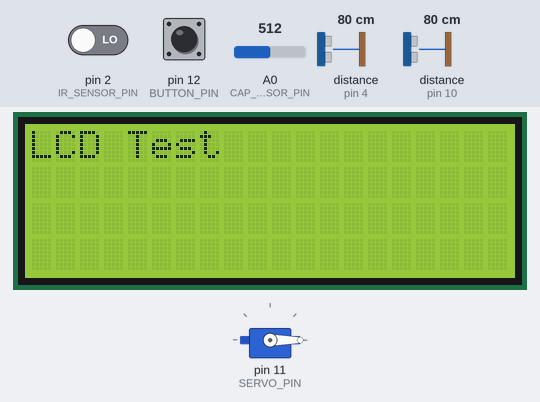
Recording of a sketch running on a simulated Arduino Uno, built with avr-gcc and run on an emulated ATmega328P. Shown: 20×4 character LCD, servo. The test bench sets the inputs (shaded band); at power-on: pin 12 (BUTTON_PIN) HIGH, pin 2 (IR_SENSOR_PIN) LOW, distance to the obstacle (sensors on pin 4, pin 10) 80 cm, A0 (CAP_SENSOR_PIN) = 512. The echo pulse lasts 58.3 µs per cm; the modem accepts every AT command (registered, SIM ready, sends succeed) and sends nothing else; what the sketch prints to the serial monitor is not drawn.

Above: at 0.6 s.
At 13.8 s:
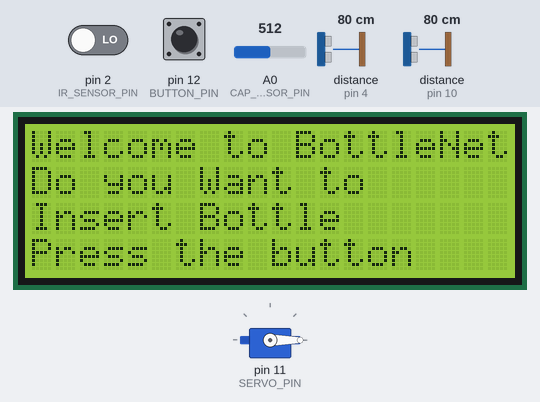
13.9 s: pin 12 (BUTTON_PIN) pulled LOW for 0.15 s
At 16.3 s:
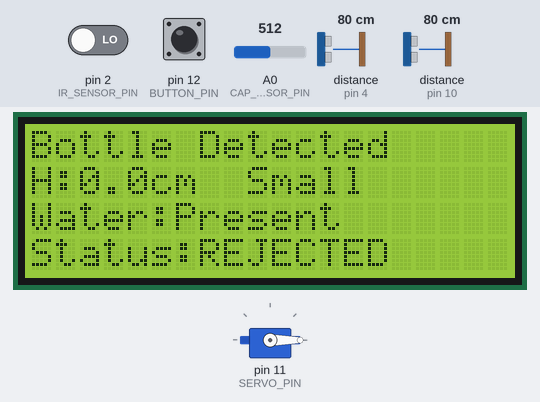
16.6 s: pin 2 (IR_SENSOR_PIN) driven HIGH
At 19.4 s:
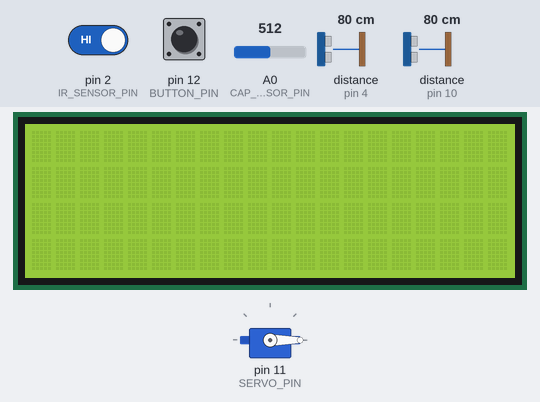
19.6 s: distance to the obstacle (sensor on pin 4) set to 12 cm
21.1 s: distance to the obstacle (sensor on pin 4) set to 9 cm
At 22.2 s:
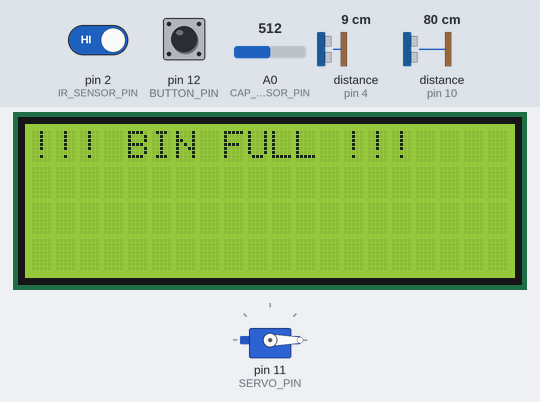
22.6 s: pin 2 (IR_SENSOR_PIN) driven LOW
25.6 s: A0 (CAP_SENSOR_PIN) set to 490
At 31.3 s:
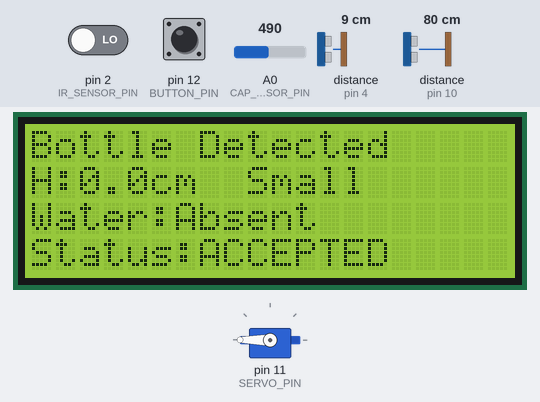
Timing chart, 0 to 31.5 s (numbered marks = the images above; inputs shaded):
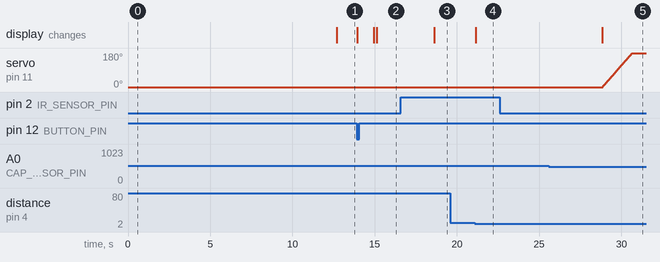

The sketch:

BottleNet_April14.ino
```cpp
#include <Wire.h>
#include <LiquidCrystal_I2C.h>
#include <Servo.h>
#include <SoftwareSerial.h>

// ======================
// Hardware Configuration
// ======================
// Bin Ultrasonic Sensor
const int BIN_TRIG_PIN = 3;
const int BIN_ECHO_PIN = 4;
const float BIN_FULL_THRESHOLD = 10.0; // cm or less means bin is full

// SIM900A
#define SIM_RX_PIN 7  // Arduino TX → SIM900 RX
#define SIM_TX_PIN 6  // Arduino RX ← SIM900 TX
SoftwareSerial sim900(SIM_RX_PIN, SIM_TX_PIN);

// LCD (Try both addresses if needed)
LiquidCrystal_I2C lcd(0x27, 20, 4);  // 0x27 or 0x3F SDA - A4 || SCL - A5

// Servo
Servo gateServo;
const int pulsePin = 8;
const int SERVO_PIN = 11;
const int SERVO_OPEN_ANGLE = 180;
const int SERVO_CLOSED_ANGLE = 0;

// Sensors
const int IR_SENSOR_PIN = 2;      // LOW when bottle detected
const int CAP_SENSOR_PIN = A0;    // Higher value = water present
const int TRIG_PIN = 9;           // Ultrasonic
const int ECHO_PIN = 10;          // Ultrasonic

// Button
const int BUTTON_PIN = 12;        // Button to activate system

// =================
// System Parameters
// =================
const float SMALL_MAX = 15.0;      // ≤15cm = Small
const float MEDIUM_MAX = 25.0;     // 15-25cm = Medium
const int CAP_WATER_THRESHOLD = 500;  // Adjust based on your sensor
const float SENSOR_HEIGHT = 40.0;  // Distance from sensor to conveyor (cm)
const unsigned long INACTIVITY_TIMEOUT = 15000; // 15 seconds in milliseconds

// System state
bool systemActive = false;
unsigned long lastActivityTime = 0;

// ===============
// Initialization
// ===============
void setup() {
  Serial.begin(9600);
  Serial.println("Bottle Inspection System Booting...");

  Wire.begin();  // I2C Bus
  initializeLCD();

  gateServo.attach(SERVO_PIN);
  gateServo.write(SERVO_CLOSED_ANGLE);

  pinMode(IR_SENSOR_PIN, INPUT);
  pinMode(TRIG_PIN, OUTPUT);
  pinMode(ECHO_PIN, INPUT);
  digitalWrite(TRIG_PIN, LOW);

  pinMode(BIN_TRIG_PIN, OUTPUT);
  pinMode(BIN_ECHO_PIN, INPUT);
  digitalWrite(BIN_TRIG_PIN, LOW);

  pinMode(BUTTON_PIN, INPUT_PULLUP);

  sim900.begin(9600);
  delay(2000);
  sendATCommand("AT", "OK");
  sendATCommand("AT+CMGF=1", "OK");
  sendATCommand("AT+CSQ", "");
  sendATCommand("AT+CCID", "");
  sendATCommand("AT+COPS?", "");

  showWelcomeScreen();
}

// ============
// Main Loop
// ============
void loop() {
  if (!systemActive && digitalRead(BUTTON_PIN) == LOW) {
    systemActive = true;
    lastActivityTime = millis();
    Serial.print("Button Pressed");
    lcd.clear();
    lcd.setCursor(0, 0);
    lcd.print("System Active");
    lcd.setCursor(0, 1);
    lcd.print("Waiting for bottle...");
    delay(1000);
    lcd.clear();
  }

  if (systemActive && (millis() - lastActivityTime) > INACTIVITY_TIMEOUT) {
    systemActive = false;
    Serial.print("Inactivity");
    showWelcomeScreen();
  }

  if (systemActive) {
    if (bottleDetected()) {
      lastActivityTime = millis();
      inspectBottle();
      while (bottleDetected()) { delay(10); }
      delay(2000);
      lcd.clear();
    }

    float binLevel = measureBinLevel();
    static bool binWasFull = false;

    if (binLevel < BIN_FULL_THRESHOLD && !binWasFull) {
      lcd.clear();
      lcd.setCursor(0, 0);
      lcd.print("!!! BIN FULL !!!");
      sendSMS("+639473732949", "The Bin is FULL");
      binWasFull = true;
    } else if (binLevel >= BIN_FULL_THRESHOLD) {
      binWasFull = false;
    }
  }

  delay(10);
}

// ===================
// Core Functions
// ===================
void showWelcomeScreen() {
  lcd.clear();
  lcd.setCursor(0, 0); lcd.print("Welcome to BottleNet");
  lcd.setCursor(0, 1); lcd.print("Do you Want to");
  lcd.setCursor(0, 2); lcd.print("Insert Bottle");
  lcd.setCursor(0, 3); lcd.print("Press the button");
}

bool bottleDetected() {
  static unsigned long lastDebounce = 0;
  static bool lastState = HIGH;

  bool currentState = digitalRead(IR_SENSOR_PIN);

  if (currentState != lastState) {
    lastDebounce = millis();
  }

  if ((millis() - lastDebounce) > 50) {
    if (currentState == LOW) return true;
  }

  lastState = currentState;
  return false;
}

float measureBinLevel() {
  digitalWrite(BIN_TRIG_PIN, LOW);
  delayMicroseconds(2);
  digitalWrite(BIN_TRIG_PIN, HIGH);
  delayMicroseconds(10);
  digitalWrite(BIN_TRIG_PIN, LOW);
  long duration = pulseIn(BIN_ECHO_PIN, HIGH);
  float distance = duration * 0.0343 / 2;
  return distance;
}

void inspectBottle() {
  float height = measureBottleHeight();
  String size = classifyBottleSize(height);
  bool hasWater = checkWaterPresence();
  bool accepted = !hasWater;

  updateDisplay(height, size, hasWater, accepted);

  if (accepted) {
    openGate();
    delay(5000);
    closeGate();

    if (size == "Small") {
      sendPulse(1);
    } else if (size == "Medium") {
      sendPulse(2);
    } else if (size == "Large") {
      sendPulse(3);
    }
  }

  logResults(height, size, hasWater, accepted);
}

// ======================
// Hardware Control
// ======================
void initializeLCD() {
  lcd.init();
  lcd.backlight();
  lcd.clear();
  lcd.setCursor(0, 0);
  lcd.print("LCD Test");
  delay(500);
}

void updateDisplay(float height, String size, bool hasWater, bool accepted) {
  lcd.clear();
  lcd.setCursor(0, 0); lcd.print("Bottle Detected   ");
  lcd.setCursor(0, 1); lcd.print("H:"); lcd.print(height, 1); lcd.print("cm  "); lcd.print(size);
  lcd.setCursor(0, 2); lcd.print("Water:"); lcd.print(hasWater ? "Present  " : "Absent  ");
  lcd.setCursor(0, 3); lcd.print("Status:"); lcd.print(accepted ? "ACCEPTED" : "REJECTED");
}

void openGate() {
  for (int pos = SERVO_CLOSED_ANGLE; pos <= SERVO_OPEN_ANGLE; pos += 2) {
    gateServo.write(pos);
    delay(20);
  }
}

void closeGate() {
  for (int pos = SERVO_OPEN_ANGLE; pos >= SERVO_CLOSED_ANGLE; pos -= 2) {
    gateServo.write(pos);
    delay(20);
  }
}

float measureBottleHeight() {
  digitalWrite(TRIG_PIN, HIGH);
  delayMicroseconds(10);
  digitalWrite(TRIG_PIN, LOW);
  long duration = pulseIn(ECHO_PIN, HIGH);
  float distance = duration * 0.0343 / 2;
  return max(SENSOR_HEIGHT - distance, 0.0);
}

String classifyBottleSize(float height) {
  if (height <= SMALL_MAX) return "Small";
  else if (height <= MEDIUM_MAX) return "Medium";
  else return "Large";
}

bool checkWaterPresence() {
  int avg = 0;
  for (int i = 0; i < 5; i++) {
    avg += analogRead(CAP_SENSOR_PIN);
    delay(10);
  }
  avg /= 5;

  Serial.print("Capacitive Sensor Avg: ");
  Serial.println(avg);

  return (avg > CAP_WATER_THRESHOLD);
}

void sendPulse(int pulseCount) {
  for (int i = 0; i < pulseCount; i++) {
    digitalWrite(pulsePin, HIGH);
    delay(50);
    digitalWrite(pulsePin, LOW);
    delay(50);
  }
}

void logResults(float height, String size, bool hasWater, bool accepted) {
  Serial.print("\nHeight: "); Serial.print(height); Serial.print("cm");
  Serial.print(" | Size: "); Serial.print(size);
  Serial.print(" | Water: "); Serial.print(hasWater ? "Yes" : "No");
  Serial.print(" | Status: "); Serial.println(accepted ? "ACCEPTED" : "REJECTED");
  float binLevel = measureBinLevel();
  Serial.print(" | Bin Level: "); Serial.print(binLevel); Serial.println("cm");
}

void sendSMS(String number, String message) {
  Serial.println("Sending SMS...");
  sim900.println("AT+CMGS=\"" + number + "\"");
  delay(2000);
  sim900.print(message);
  delay(500);
  sim900.write(26);
  delay(5000);
  while (sim900.available()) {
    Serial.write(sim900.read());
  }
}

void sendATCommand(String command, String expectedResponse) {
  sim900.println(command);
  delay(1000);

  while (sim900.available()) {
    String response = sim900.readString();
    Serial.println("AT Response: " + response);
    if (expectedResponse != "" && response.indexOf(expectedResponse) == -1) {
      Serial.println("\xE2\x9A\xA0 Unexpected response.");
    }
  }
}
```

Measured:
- the behaviour switches between 11 and 10 cm on distance to the obstacle (sensor on pin 4) (found by bisection; images 3 and 4)
- after the input at 13.9 s, the display: first changes at once (image 2 shows a later state)
- after the input at 16.6 s, the display: changes after 2.0 s (image 3)
- after the input at 19.6 s, every drawn part: stays the same
- after the input at 21.1 s, the display: changes after 0.05 s (image 4)
- after the input at 22.6 s, every drawn part: stays the same
- after the input at 25.6 s, servo on pin 11 (SERVO_PIN): moves from 0° to 180° over 1.8 s, starting after 3.3 s; the display: changes after 3.3 s (image 5)
